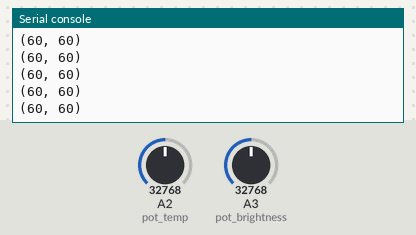
This program was run on a simulated CircuitPython board. Parts: the last lines printed to the serial console. Inputs (shaded band) come from the test bench; at power-on: A3 (pot_brightness) = 32768, A2 (pot_temp) = 32768 (analog values on the 0–65535 scale).

Above: at 1.2 s.
1.3 s: A3 (pot_brightness) set to 45874
At 1.56 s:
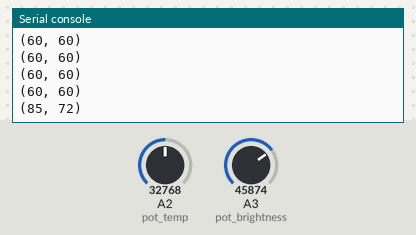
2.8 s: A3 (pot_brightness) set to 57670
At 2.96 s:
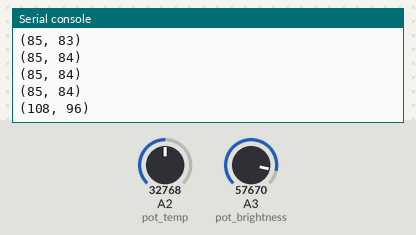
Timing chart, 0 to 5.8 s (numbered marks = the images above; inputs shaded):
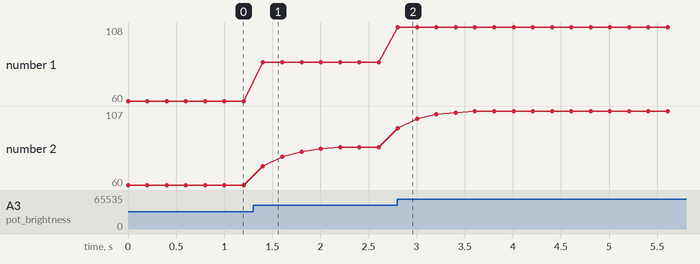

The program:

pot_smoothing.py
```python
"""
Filtering / Smoothing methods:
https://www.norwegiancreations.com/2015/10/tutorial-potentiometers-with-arduino-and-filtering/
https://electronics.stackexchange.com/questions/64677/how-to-smooth-potentiometer-values
https://en.wikipedia.org/wiki/Exponential_smoothing
https://www.programmingelectronics.com/tutorial-23-smoothing-data-old-version/
"""

import board
import displayio
import terminalio
import adafruit_displayio_ssd1306
from analogio import AnalogIn
from adafruit_display_text import label


pot_temp = AnalogIn(board.A2)  # 536 to 53401
pot_brightness = AnalogIn(board.A3)  # 536 to 53401

base = 50
low_value = 536
high_value = 53401
brightness_scaler = (high_value - low_value) / 100
temperature_scaler = (high_value - low_value) / 82

# Smoothing A Setup
ema_a = 0.5
ema_s = pot_brightness.value

# Smoothing B Setup
s = ema_s

scaled_s = int((pot_brightness.value / brightness_scaler) - 1)

while True:
    # Smoothing A Implementation
    sensor_value = pot_brightness.value
    ema_s = int((ema_a*sensor_value) + ((1-ema_a)*ema_s))

    # Smoothing B Implementation
    s += (sensor_value - s)/4
    # print((ema_s,int(s),pot_brightness.value,))

    # Smoothing A Implementation Scaled
    scaled_brightness = int((pot_brightness.value / brightness_scaler) - 1)
    scaled_s = int((ema_a*scaled_brightness) + ((1-ema_a)*scaled_s))

    scaled_temp = 50*(pot_temp.value / temperature_scaler)+2859
    stepped_temp = base * round(scaled_temp/base)

    print((scaled_brightness, int(scaled_s)))

    import time
    time.sleep(0.2)
```

Measured:
- after the input at 1.3 s, the serial console: prints a new line after 0.10 s (image 1)
- after the input at 2.8 s, the serial console: prints a new line at once (image 2)
- plotted number 1: 60 → 85 after the input at 1.3 s, 85 → 108 after the input at 2.8 s
- plotted number 2: 60 → 84 after the input at 1.3 s, 84 → 107 after the input at 2.8 s
